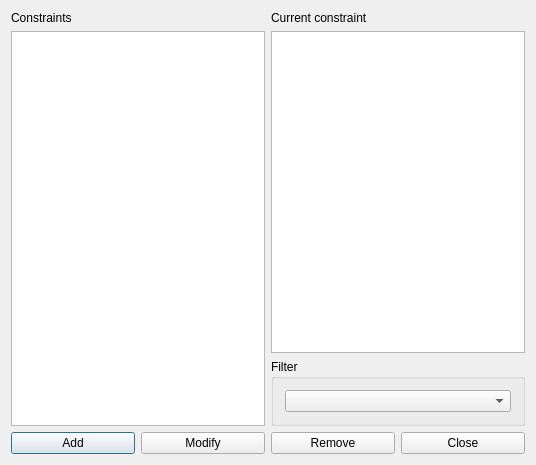
<?xml version="1.0" encoding="UTF-8"?>
<ui version="4.0">
 <class>ConstraintTeacherMaxGapsPerDayForm_template</class>
 <widget class="QDialog" name="ConstraintTeacherMaxGapsPerDayForm_template">
  <property name="geometry">
   <rect>
    <x>0</x>
    <y>0</y>
    <width>536</width>
    <height>465</height>
   </rect>
  </property>
  <property name="windowTitle">
   <string extracomment="This is the title of the dialog in which you see the list of all constraints of this type">Constraints teacher max gaps per day</string>
  </property>
  <layout class="QGridLayout" name="gridLayout_2">
   <item row="0" column="0" rowspan="2">
    <layout class="QVBoxLayout" name="verticalLayout_2">
     <item>
      <widget class="QLabel" name="constraintsTextLabel">
       <property name="frameShape">
        <enum>QFrame::NoFrame</enum>
       </property>
       <property name="frameShadow">
        <enum>QFrame::Plain</enum>
       </property>
       <property name="text">
        <string>Constraints</string>
       </property>
       <property name="wordWrap">
        <bool>false</bool>
       </property>
      </widget>
     </item>
     <item>
      <widget class="QListWidget" name="constraintsListWidget"/>
     </item>
    </layout>
   </item>
   <item row="0" column="1">
    <layout class="QVBoxLayout" name="verticalLayout">
     <item>
      <widget class="QLabel" name="currentConstraintTextLabel">
       <property name="text">
        <string>Current constraint</string>
       </property>
       <property name="wordWrap">
        <bool>false</bool>
       </property>
      </widget>
     </item>
     <item>
      <widget class="QPlainTextEdit" name="currentConstraintTextEdit"/>
     </item>
    </layout>
   </item>
   <item row="1" column="1">
    <widget class="QGroupBox" name="filterGroupBox">
     <property name="title">
      <string>Filter</string>
     </property>
     <layout class="QGridLayout" name="gridLayout">
      <item row="0" column="0">
       <widget class="QComboBox" name="teachersComboBox"/>
      </item>
     </layout>
    </widget>
   </item>
   <item row="2" column="0" colspan="2">
    <layout class="QHBoxLayout" name="horizontalLayout">
     <item>
      <widget class="QPushButton" name="addConstraintPushButton">
       <property name="text">
        <string>Add</string>
       </property>
      </widget>
     </item>
     <item>
      <widget class="QPushButton" name="modifyConstraintPushButton">
       <property name="text">
        <string>Modify</string>
       </property>
      </widget>
     </item>
     <item>
      <widget class="QPushButton" name="removeConstraintPushButton">
       <property name="text">
        <string>Remove</string>
       </property>
      </widget>
     </item>
     <item>
      <widget class="QPushButton" name="closePushButton">
       <property name="text">
        <string>Close</string>
       </property>
      </widget>
     </item>
    </layout>
   </item>
  </layout>
 </widget>
 <layoutdefault spacing="6" margin="11"/>
 <resources/>
 <connections/>
</ui>
